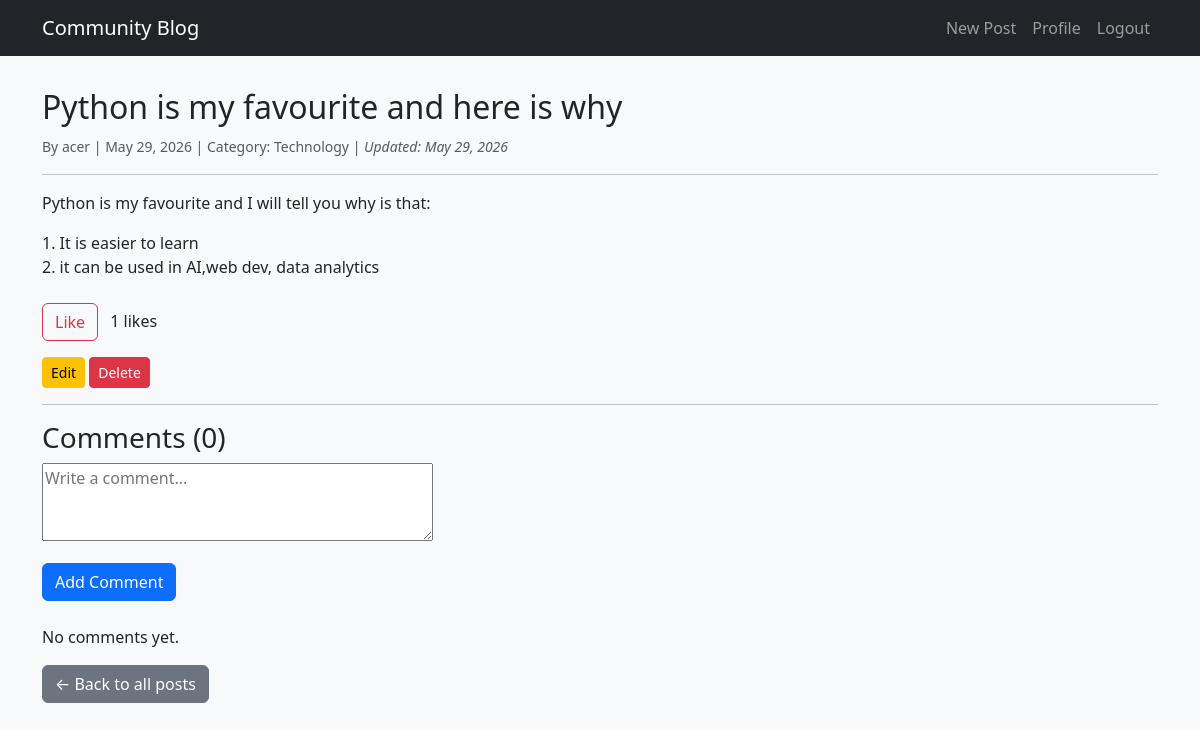
/blog/post/python-is-my-favourite-and-here-is-why/ (signed in), run on the app's committed database.
### blog/models.py (models this page shows, shortened)
class Post(models.Model):
    CATEGORY_CHOICES = [
        ('tech','Technology'),
        ('lifestyle','Lifestyle'),
        ('travel','Travel'),
        ('food','Food'),
        ('other','Other'),
    ]
    title = models.CharField(max_length = 200)
    slug = models.SlugField(max_length = 200, unique = True, blank = True)
    body = models.TextField()
    author = models.ForeignKey(User, on_delete = models.CASCADE, related_name='posts')
    category = models.CharField(max_length=20, choices = CATEGORY_CHOICES, default='other')
    created_at = models.DateTimeField(auto_now_add=True)
    updated_at = models.DateTimeField(auto_now = True)
    class Meta:
        ordering = ['-created_at']

### blog/views.py (the view)
# urls.py: path('post/<slug:slug>/', views.post_detail, name='post-detail'),
def post_detail(request, slug):
    post = get_object_or_404(Post, slug=slug)
    comments = post.comments.all()
    if request.method == 'POST':
        if not request.user.is_authenticated:
            messages.error(request, 'You must be logged in to comment.')
            return redirect('login')
        comment_form = CommentForm(request.POST)
        if comment_form.is_valid():
            comment = comment_form.save(commit=False)
            comment.post = post
            comment.user = request.user
            comment.save()
            messages.success(request, 'Comment added!')
            return redirect('post-detail', slug=post.slug)
    else:
        comment_form = CommentForm()
    context = {
        'post': post,
        'comments': comments,
        'comment_form': comment_form,
    }
    return render(request, 'blog/post_detail.html', context)

### blog/forms.py
class CommentForm(forms.ModelForm):
    class Meta:
        model = Comment
        fields = ['body']
        widgets = {
            'body':forms.Textarea(attrs={'rows':3,'placeholder':'Write a comment...'})
        }
        lables = {
            'body':'',
        }

### blog/templates/blog/post_detail.html (shortened to what this page needs)
{% extends 'base.html' %}
{% block content %}
<article>
    <h2>{{ post.title }}</h2>
    <p class="text-muted">
        <small>
            By {{ post.author.username }} |
            {{ post.created_at|date:"F d, Y" }} |
            Category: {{ post.get_category_display }}
            {% if post.updated_at > post.created_at %}
                | <em>Updated: {{ post.updated_at|date:"F d, Y" }}</em>
            {% endif %}
        </small>
    </p>
    <hr>
    <div class="mb-4">{{ post.body|linebreaks }}</div>
</article>
{% if user.is_authenticated %}
    <div class="mb-3">
        <button id="like-btn" class="btn btn-outline-danger" data-slug="{{ post.slug }}">
            {% if user in post.likes.all %}Unlike{% else %}Like{% endif %}
        </button>
        <span class="ms-2"><span id="like-count">{{ post.likes.count }}</span> likes</span>
    </div>
{% else %}
    <p><a href="{% url 'login' %}">Log in</a> to like this post.</p>
{% endif %}
{% if user == post.author %}
    <div class="mb-3">
        <a href="{% url 'post-update' post.slug %}" class="btn btn-sm btn-warning">Edit</a>
        <a href="{% url 'post-delete' post.slug %}" class="btn btn-sm btn-danger">Delete</a>
    </div>
{% endif %}
<hr>
<h3>Comments ({{ comments.count }})</h3>
{% if user.is_authenticated %}
    <form method="post" class="mb-4">
        <div class="mb-3">
            {{ comment_form.body }}
        </div>
        <button type="submit" class="btn btn-primary">Add Comment</button>
    </form>
{% else %}
    <p><a href="{% url 'login' %}">Log in</a> to leave a comment.</p>
{% endif %}
{% for comment in comments %}
    <div class="card mb-2">
        <div class="card-body">
            <p class="card-text">{{ comment.body }}</p>
            <p class="card-subtitle text-muted small">
                – {{ comment.user.username }}, {{ comment.created_at|date:"M d, Y H:i" }}
                {% if user == comment.user %}
                    <form action="{% url 'comment-delete' comment.pk %}" method="post" class="d-inline">
                        {% csrf_token %}
                        <button type="submit" class="btn btn-sm btn-danger">Delete</button>
                    </form>
                {% endif %}
            </p>
        </div>
    </div>
{% empty %}
    <p>No comments yet.</p>
{% endfor %}
<p class="mt-3"><a href="{% url 'post-list' %}" class="btn btn-secondary">&larr; Back to all posts</a></p>
{% endblock %}

### static/css/style.css (style rules this page uses)
body { background-color: #f8f9fa; }

### data on the page
Post: title "Python is my favourite and here is why", author.username "acer", created_at "May 29, 2026", category "Technology", updated_at "May 29, 2026", body "Python is my favourite and I will tell you why is that: 1. It is easier to learn 2. it can be used in AI,web dev, data analytics", likes.count "1", count "0"
